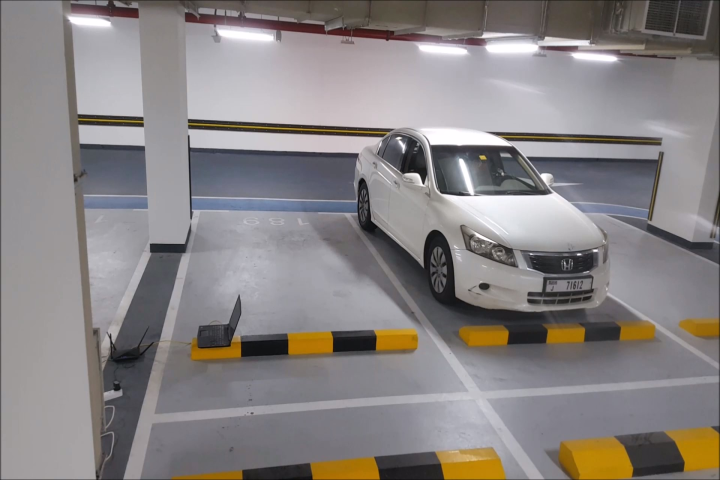
#> input picture data/reference footage/images/parked_resized.png, 720 x 480 px, found by its file name
$ python WarpTestDriver.py
#> lines starting #> are read from the running program, lines starting #| are printed output that depends on the picture; after the words box and inside, x2 and y2 are one past the last pixel; in counts of white or black regions, pixels touching at a corner belong together
### classes/system_utilities/image_utilities/ImageUtilities.py
import cv2
import numpy as np
from shapely.geometry import Polygon


# [34 lines left out: functions ImageToBlob, RescaleImageToScale, RescaleImageToResolution, not called in this run]

def CropImage(img, bounding_set):
    # Crop an image based on the provided bounding set.
    # This bounding set should be in the tuple (TopLeftPoint, BottomRightPoint) format.
    # Returns the cropped image

    img_temp = img.copy()

    # Define Top Left and Bottom Right points to crop upon
    x_min = int(bounding_set[0][0])
    y_min = int(bounding_set[0][1])
    x_max = int(bounding_set[1][0])
    y_max = int(bounding_set[1][1])


    # Validation
    img_dimensions = img_temp.shape

    if y_min < 0:
        y_min = 0
    if y_max > img_dimensions[0]:
        y_max = img_dimensions[0]
    if x_min < 0:
        x_min = 0
    if x_max > img_dimensions[1]:
        x_max = img_dimensions[1]

    # Determine absolute width and length
    width = x_max - x_min
    length = y_max - y_min

    # Write the region of the image to be cropped back onto the image started from the origin
    img_temp[0:length, 0:width] = img[y_min:y_max, x_min:x_max]

    # Crop the image up until the overwritten region
    img_temp = img_temp[0:length, 0:width]


    return img_temp

# [26 lines left out: functions PlaceImage, SaveImage, not called in this run]

def CalculatePointPositionAfterTransform(point, M):
    # Calculates the new position of a point after transformation with set M
    # Returns the transformed points in the list [x, y]

    point_transformed_x = (M[0][0] * point[0] + M[0][1] * point[1] + M[0][2]) / (M[2][0] * point[0] + M[2][1] * point[1] + M[2][2])
    point_transformed_y = (M[1][0] * point[0] + M[1][1] * point[1] + M[1][2]) / (M[2][0] * point[0] + M[2][1] * point[1] + M[2][2])

    return [int(point_transformed_x), int(point_transformed_y)]

# [46 lines left out: functions CalculatePointPositionAfterAffineTransform, ConcatenatePictures, FloatBBToIntBB, not called in this run]

def IntBBToFloatBB(bb):
    return [[float(bb[0][0]), float(bb[0][1])], [float(bb[1][0]), float(bb[1][1])]]

# [76 lines left out: functions GetTLIncreasedBB, GetIncreasedBB, GetBBInRespectTo, GetChildBBInRespectToNewParent, GetPointInRespectTo, not called in this run]

def GetFullBoundingBox(bounding_box):
    # Takes a bounding box in the format of [TL, BR]
    # Returns the full bounding box in the format of [TL, TR, BL, BR]

    # Calculate top right points
    top_right_x = bounding_box[1][0]
    top_right_y = bounding_box[0][1]
    top_right = [top_right_x, top_right_y]

    # Calculate bottom left points
    bottom_left_x = bounding_box[0][0]
    bottom_left_y = bounding_box[1][1]
    bottom_left = [bottom_left_x, bottom_left_y]

    return [bounding_box[0], top_right, bottom_left, bounding_box[1]]

def GetPartialBoundingBox(bounding_box):
    # Takes a bounding box in the format of [TL, TR, BL, BR]
    # Returns the equivalent [TL, BR] format box

    partial_bounding_box = [bounding_box[0], bounding_box[3]]

    return partial_bounding_box

# [180 lines left out: functions GetBoundingBoxCenter, GetBoundingBoxCenterFloat, GetFullBoundingBoxCenter, GetDimensionsFromBoundingBox, GetBoundingBoxFromDimensions, CreateInvertedMask and 7 more, not called in this run]

def IncreaseBBSizeByNumber(bb, number):
    return [[bb[0][0] - number, bb[0][1] - number], [bb[1][0] + number, bb[1][1] + number]]

# [29 lines left out: functions DrawLine, DrawBoundingBoxes, not called in this run]

def DrawParkingBoxes(image, bounding_boxes, are_occupied, thickness=3):
    # Takes an image and places the parking space bounding boxes on it from the detections
    # It should be noted that the bounding boxes must be in the [TL, TR, BL, BR] format
    # Returns the image with all the boxes and their appropriate colors drawn on it.

    if bounding_boxes is None:
        return image

    temp_image = image.copy()

    for i in range(len(bounding_boxes)):
        temp_color = (0, 0, 255) if are_occupied[i].value else (0, 255, 0)
        cv2.line(temp_image, bounding_boxes[i][0], bounding_boxes[i][1], temp_color, thickness)
        cv2.line(temp_image, bounding_boxes[i][0], bounding_boxes[i][2], temp_color, thickness)
        cv2.line(temp_image, bounding_boxes[i][1], bounding_boxes[i][3], temp_color, thickness)
        cv2.line(temp_image, bounding_boxes[i][2], bounding_boxes[i][3], temp_color, thickness)

    return temp_image

# [70 lines left out: functions DrawParkingSideLines, DrawBoundingBoxAndClasses, convertBbFormat, readClasses, not called in this run]

### classes/test/drivers/WarpTestDriver.py
import cv2
import numpy as np
from classes.system_utilities.image_utilities import ImageUtilities as IU
from classes.system_utilities.helper_utilities.Enums import ParkingStatus


img = cv2.imread("data\\reference footage\\images\\parked_resized.png")
#> img is the input picture: shape (480, 720, 3); mean B, G, R 131.6, 131.9, 136.6

# TL, TR, BL, BR
parking_bb = [
                [349, 214],
                [481, 214],
                [480, 391],
                [718, 367]
             ]

pts1 = np.array(parking_bb, dtype=np.float32)

# BL, TL, BR, TR
pts2 = np.float32([
                    [500 - 349, 1000 - 214],  # BL
                    [500 - 349, 500], #TL
                    [1000 - 349, 1000 - 214],  # BR
                    [1000-349, 500], #TR
                   ])

pts3 = np.float32([
                    [500 - 349, 1000 - 314],  # BL
                    [500 - 349, 500 - 314], #TL
                    [1000, 1000],  # BR
                    [1000, 500], #TR
                   ])
# pts2= np.float32([
# [234, 176],
# [860, 176],
# [860, 620],
# [234, 620]
#
#
#
# ])

parking_bb_partial = IU.GetPartialBoundingBox(parking_bb)
parking_bb_partial_full = IU.GetFullBoundingBox(parking_bb_partial)

height, width, _ = img.shape
#> height = 480; width = 720

img_box = IU.DrawParkingBoxes(image=img,
                              bounding_boxes=[parking_bb_partial_full],
                              are_occupied=[ParkingStatus.NOT_OCCUPIED])
#> after the loop in DrawParkingBoxes, `for i in range(len(bounding_boxes)):`:
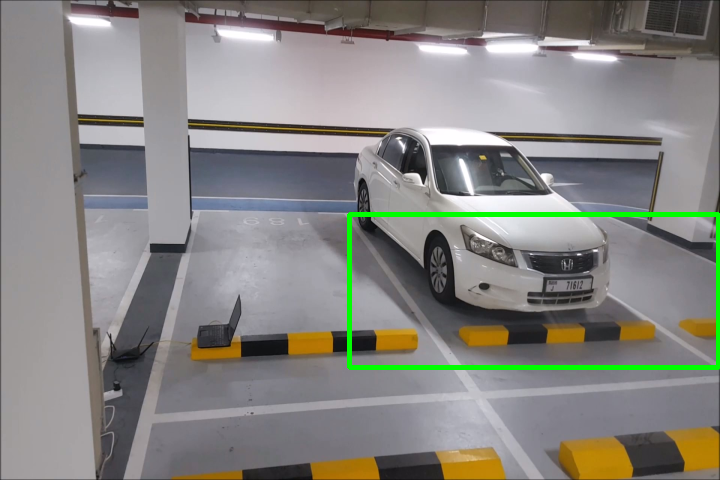
#> temp_image: shape (480, 720, 3); 1.46% of pixels changed, all inside (x1, y1, x2, y2) = (347, 212, 720, 370)

M = cv2.getPerspectiveTransform(np.asarray(parking_bb_partial_full, dtype=np.float32), pts2)
#> M = [[3.01e-17, 3.27, -548.3], [-0.775, -9.11e-16, 1056.5], [-4.62e-19, -1.3e-18, 1]]
# M2 = cv2.getPerspectiveTransform(pts2, pts3)

TL_post_transform = IU.CalculatePointPositionAfterTransform(parking_bb[1], M)
#> in CalculatePointPositionAfterTransform, `point_transformed_x = (M[0][0] * point[0] + M[0][1] * point[1] + M[0][..`: point_transformed_x = 151
#> in CalculatePointPositionAfterTransform, `point_transformed_y = (M[1][0] * point[0] + M[1][1] * point[1] + M[1][..`: point_transformed_y = 683.7
#> TL_post_transform = [150, 683]
BR_post_transform = IU.CalculatePointPositionAfterTransform(parking_bb[2], M)
#> BR_post_transform = [729, 684]
T1 = np.float32([[1, 0, -TL_post_transform[0]], [0, 1, -BR_post_transform[1]]])
#> T1 = [[1, 0, -150], [0, 1, -684]]


warped_img = cv2.warpPerspective(img, M, (width*3, height*3))
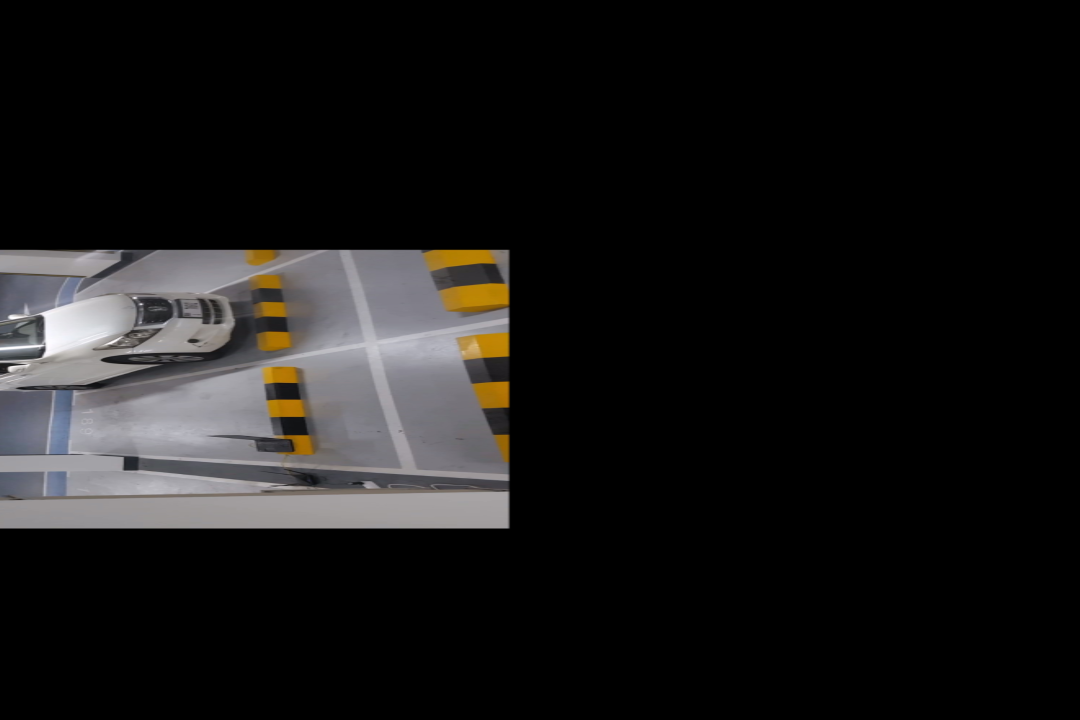
#> warped_img: shape (1440, 2160, 3) (shown at 1/2 size); mean B, G, R 23, 23.3, 24.1
# warped_img2 = cv2.warpPerspective(warped_img, M2, (width*3, height*3))
offset_img = cv2.warpAffine(warped_img, T1, (width, height))
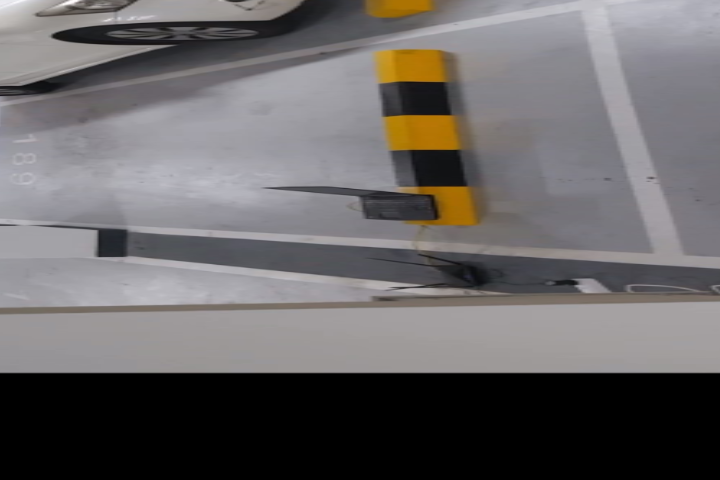
#> offset_img: shape (480, 720, 3); mean B, G, R 102.7, 102.1, 105
warped_img = cv2.circle(warped_img, TL_post_transform, 5, (0, 0, 255), 2)
#> warped_img: shape (1440, 2160, 3); under 0.01% of pixels changed, all inside (x1, y1, x2, y2) = (144, 677, 157, 690)
warped_img = cv2.circle(warped_img, BR_post_transform, 5, (255, 0, 0), 2)
#> warped_img: shape (1440, 2160, 3); mean B, G, R 23, 23.3, 24.1

offset_img = IU.CropImage(warped_img, [TL_post_transform, BR_post_transform])
#> in CropImage, `img_temp[0:length, 0:width] = img[y_min:y_max, x_min:x_max]`: img_temp: shape (1440, 2160, 3); mean B, G, R 23, 23.3, 24.2
#> in CropImage, `img_temp = img_temp[0:length, 0:width]`: img_temp = 579 rows, first 8: [232, 226, 226], [231, 227, 225], [234, 229, 228], [236, 231, 230], [0, 0, 255], [0, 0, 255], [0, 0, 255], [237, 232, 231]
#> offset_img has the same summary as img_temp in CropImage

# cv2.imshow("normal", img)
cv2.imshow("parking", img_box)
cv2.imshow("offset_img", offset_img)
cv2.imshow("warped_img", warped_img)
# cv2.imshow("warped_img2", warped_img2)


cv2.waitKey(0)

$ run again, with data/reference footage/images/Car_full_pass_bl.png copied over data/reference footage/images/parked_resized.png
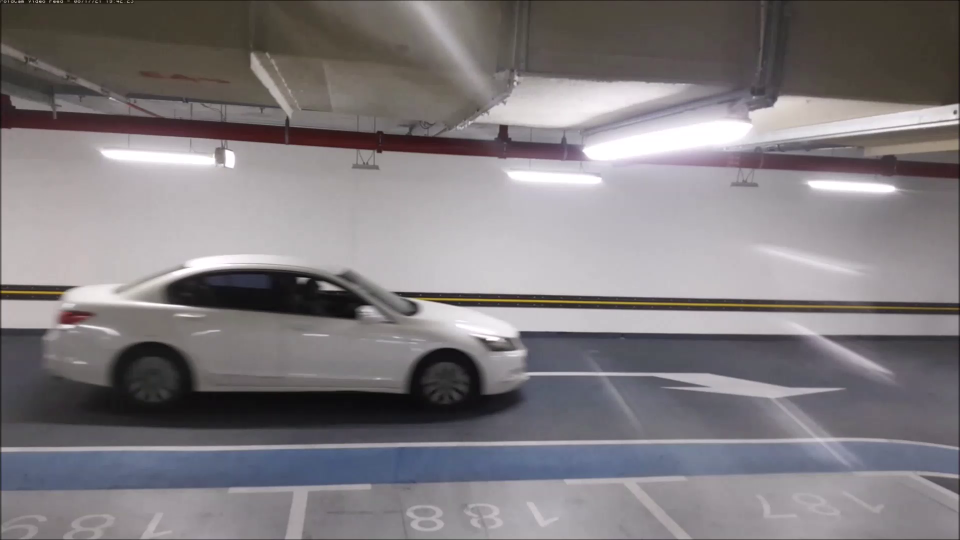
#> input picture data/reference footage/images/Car_full_pass_bl.png, 960 x 540 px, found by its file name
#> img is the input picture: shape (540, 960, 3); mean B, G, R 126.6, 123.6, 128
#> after the loop in DrawParkingBoxes, `for i in range(len(bounding_boxes)):`:
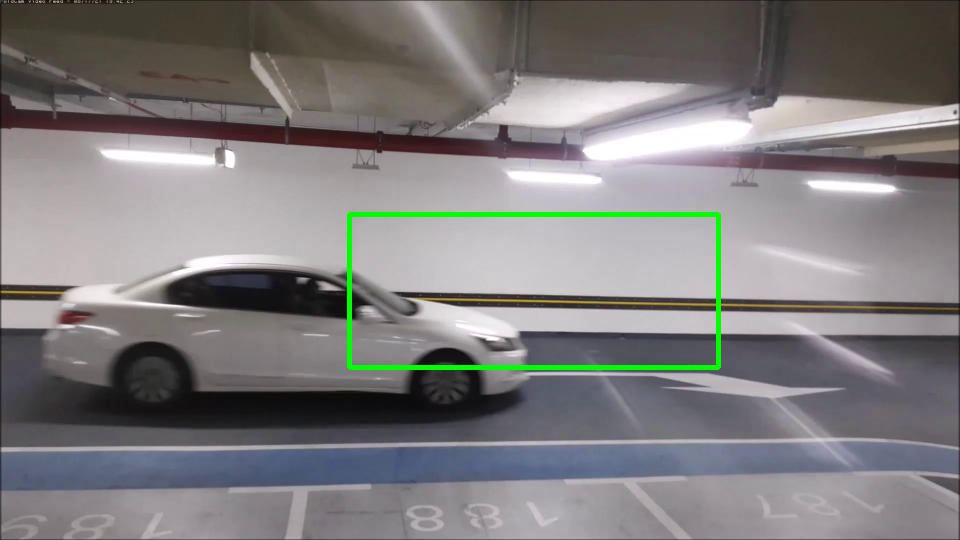
#> temp_image: shape (540, 960, 3); 1% of pixels changed, all inside (x1, y1, x2, y2) = (347, 212, 721, 370)
#> M = [[3.01e-17, 3.27, -548.3], [-0.775, -9.11e-16, 1056.5], [-4.62e-19, -1.3e-18, 1]]
#> point_transformed_x = 151
#> point_transformed_y = 683.7
#> TL_post_transform = [150, 683]
#> BR_post_transform = [729, 684]
#> T1 = [[1, 0, -150], [0, 1, -684]]
#> `offset_img = cv2.warpAffine(warped_img, T1, (width, height))`:
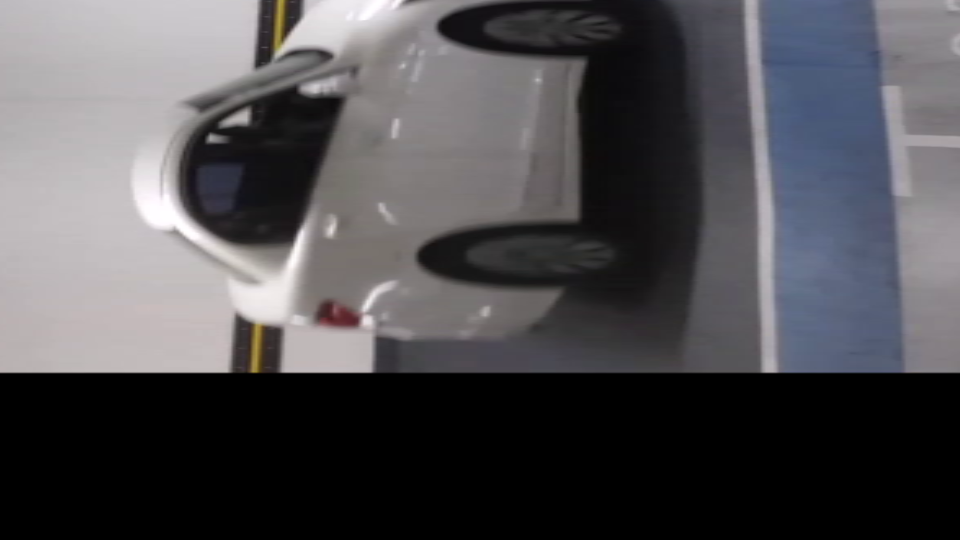
#> offset_img: shape (540, 960, 3); mean B, G, R 81.8, 78.4, 79.7
#> in CropImage, `img_temp = img_temp[0:length, 0:width]`: img_temp = 579 rows, first 8: [190, 186, 189], [190, 186, 189], [190, 186, 189], [190, 186, 189], [0, 0, 255], [0, 0, 255], [0, 0, 255], [191, 187, 190]
#> `offset_img = IU.CropImage(warped_img, [TL_post_transform, BR_post_tran..`: offset_img has the same summary as img_temp in CropImage

$ run again, with data/reference footage/images/Carpass.png copied over data/reference footage/images/parked_resized.png
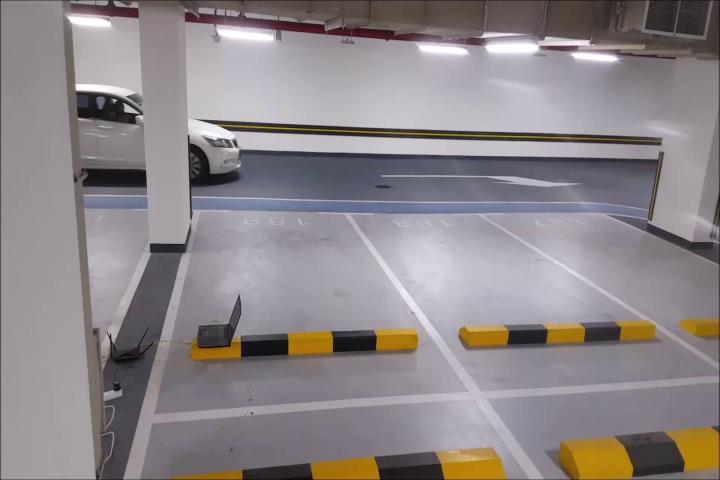
#> input picture data/reference footage/images/Carpass.png, 720 x 480 px, found by its file name
#> img is the input picture: shape (480, 720, 3); mean B, G, R 137.1, 134.8, 141.9
#> after the loop in DrawParkingBoxes, `for i in range(len(bounding_boxes)):`:
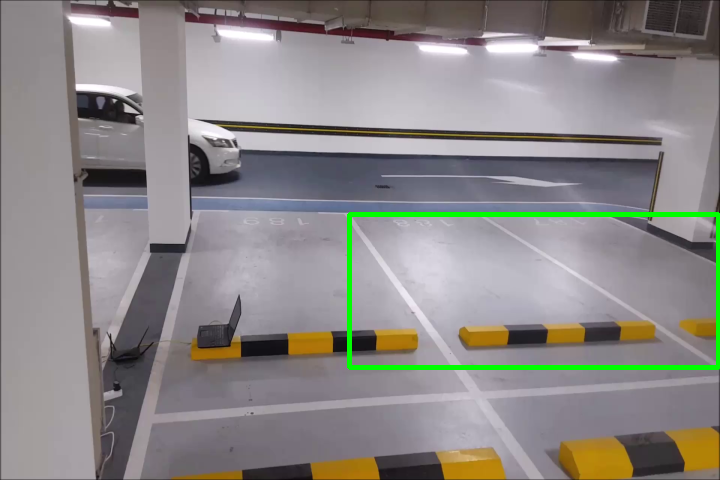
#> temp_image: shape (480, 720, 3); 1.46% of pixels changed, all inside (x1, y1, x2, y2) = (347, 212, 720, 370)
#> M = [[3.01e-17, 3.27, -548.3], [-0.775, -9.11e-16, 1056.5], [-4.62e-19, -1.3e-18, 1]]
#> point_transformed_x = 151
#> point_transformed_y = 683.7
#> TL_post_transform = [150, 683]
#> BR_post_transform = [729, 684]
#> T1 = [[1, 0, -150], [0, 1, -684]]
#> `offset_img = cv2.warpAffine(warped_img, T1, (width, height))`:
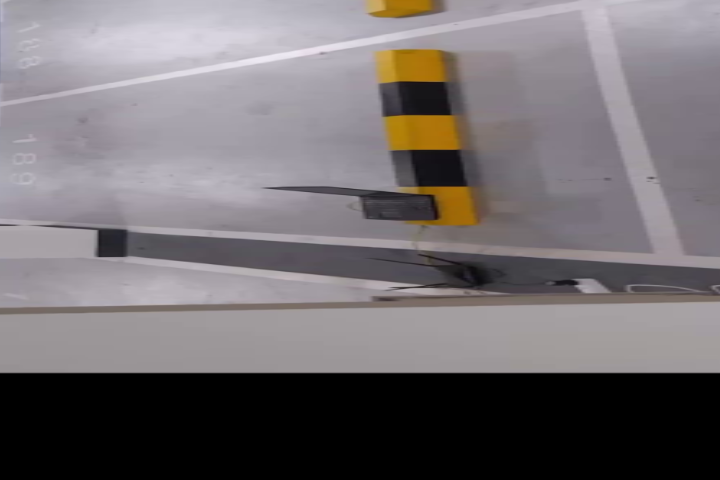
#> offset_img: shape (480, 720, 3); mean B, G, R 112.7, 110.1, 115.3
#> in CropImage, `img_temp = img_temp[0:length, 0:width]`: img_temp = 579 rows, first 8: [185, 174, 173], [189, 180, 181], [189, 180, 182], [189, 181, 182], [0, 0, 255], [0, 0, 255], [0, 0, 255], [188, 180, 182]
#> `offset_img = IU.CropImage(warped_img, [TL_post_transform, BR_post_tran..`: offset_img has the same summary as img_temp in CropImage
